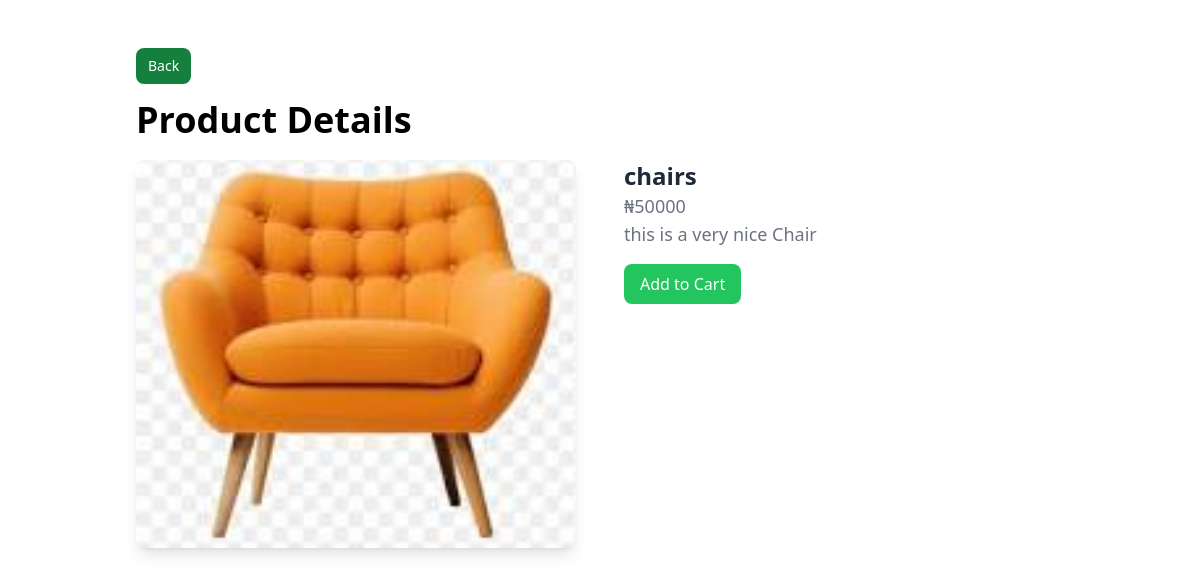
The page /store/product/3/ on the database its author committed.
### Store/models.py (models this page shows, shortened)
class Product(models.Model):
    store = models.ForeignKey(Mystore, on_delete=models.CASCADE)
    name = models.CharField(max_length=50)
    price = models.PositiveIntegerField(default=1)
    description = models.CharField(max_length=100)
    image = models.ImageField(upload_to='productimages')

### Store/views.py (the view)
# urls.py: path('product/<int:product_id>/', views.product_detail, name='product_detail'),
def product_detail(request, product_id):
    product = Product.objects.get(id=product_id)
    context = {'product': product}
    return render(request, 'Store/product_details.html', context)

### Store/templates/Store/product_details.html (shortened to what this page needs)
{% extends "Store/base.html" %}
{% block content %}
<div class="container mx-auto p-6">
    <a href="{% url 'index' %}" class="inline-flex mb-4 items-center px-3 py-2 text-sm font-medium text-center text-white bg-green-700 rounded-lg hover:bg-green-800 focus:ring-4 focus:outline-none focus:ring-green-300 dark:bg-green-600 dark:hover:bg-green-700 dark:focus:ring-green-800">Back</a>
    <h1 class="text-4xl font-bold mb-5">Product Details</h1>
    {% if product %}
        <div class="grid grid-cols-1 md:grid-cols-2 lg:grid-cols-2 gap-12">
            <div>
                <img src="{{ product.image.url }}" alt="{{ product.name }}" class="w-full rounded-lg shadow-lg">
            </div>
            <div>
                <h2 class="text-2xl font-bold text-gray-800">{{ product.name }}</h2>
                <p class="text-lg text-gray-500">₦{{ product.price }}</p>
                <p class="text-lg text-gray-500">{{ product.description }}</p>
                <form action="{% url 'add_to_cart' product.id %}" method="POST">
                    <button class="bg-green-500 text-white px-4 py-2 rounded-lg mt-4">Add to Cart</button>
                </form>
            </div>
        </div>
    {% else %}
        <p class="text-center text-red-500">Product not found.</p>
    {% endif %}
</div>
{% endblock %}

### rows shown on the page
Product: image (picture), name "chairs", price "50000", description "this is a very nice Chair"
